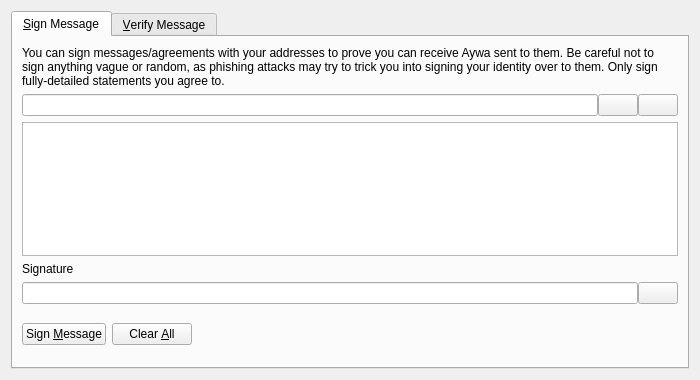
<?xml version="1.0" encoding="UTF-8"?>
<ui version="4.0">
 <class>SignVerifyMessageDialog</class>
 <widget class="QDialog" name="SignVerifyMessageDialog">
  <property name="geometry">
   <rect>
    <x>0</x>
    <y>0</y>
    <width>700</width>
    <height>380</height>
   </rect>
  </property>
  <property name="windowTitle">
   <string>Signatures - Sign / Verify a Message</string>
  </property>
  <property name="modal">
   <bool>true</bool>
  </property>
  <layout class="QVBoxLayout" name="verticalLayout">
   <item>
    <widget class="QTabWidget" name="tabWidget">
     <property name="currentIndex">
      <number>0</number>
     </property>
     <widget class="QWidget" name="tabSignMessage">
      <attribute name="title">
       <string>&amp;Sign Message</string>
      </attribute>
      <layout class="QVBoxLayout" name="verticalLayout_SM">
       <item>
        <widget class="QLabel" name="infoLabel_SM">
         <property name="text">
          <string>You can sign messages/agreements with your addresses to prove you can receive Aywa sent to them. Be careful not to sign anything vague or random, as phishing attacks may try to trick you into signing your identity over to them. Only sign fully-detailed statements you agree to.</string>
         </property>
         <property name="textFormat">
          <enum>Qt::PlainText</enum>
         </property>
         <property name="wordWrap">
          <bool>true</bool>
         </property>
        </widget>
       </item>
       <item>
        <layout class="QHBoxLayout" name="horizontalLayout_1_SM">
         <property name="spacing">
          <number>0</number>
         </property>
         <item>
          <widget class="QValidatedLineEdit" name="addressIn_SM">
           <property name="toolTip">
            <string>The Aywa address to sign the message with</string>
           </property>
          </widget>
         </item>
         <item>
          <widget class="QPushButton" name="addressBookButton_SM">
           <property name="toolTip">
            <string>Choose previously used address</string>
           </property>
           <property name="text">
            <string/>
           </property>
           <property name="shortcut">
            <string>Alt+A</string>
           </property>
           <property name="autoDefault">
            <bool>false</bool>
           </property>
          </widget>
         </item>
         <item>
          <widget class="QPushButton" name="pasteButton_SM">
           <property name="toolTip">
            <string>Paste address from clipboard</string>
           </property>
           <property name="text">
            <string/>
           </property>
           <property name="shortcut">
            <string>Alt+P</string>
           </property>
           <property name="autoDefault">
            <bool>false</bool>
           </property>
          </widget>
         </item>
        </layout>
       </item>
       <item>
        <widget class="QPlainTextEdit" name="messageIn_SM">
         <property name="toolTip">
          <string>Enter the message you want to sign here</string>
         </property>
        </widget>
       </item>
       <item>
        <widget class="QLabel" name="signatureLabel_SM">
         <property name="text">
          <string>Signature</string>
         </property>
         <property name="textFormat">
          <enum>Qt::PlainText</enum>
         </property>
        </widget>
       </item>
       <item>
        <layout class="QHBoxLayout" name="horizontalLayout_2_SM">
         <property name="spacing">
          <number>0</number>
         </property>
         <item>
          <widget class="QLineEdit" name="signatureOut_SM">
           <property name="font">
            <font>
             <italic>true</italic>
            </font>
           </property>
           <property name="readOnly">
            <bool>true</bool>
           </property>
          </widget>
         </item>
         <item>
          <widget class="QPushButton" name="copySignatureButton_SM">
           <property name="toolTip">
            <string>Copy the current signature to the system clipboard</string>
           </property>
           <property name="text">
            <string/>
           </property>
           <property name="autoDefault">
            <bool>false</bool>
           </property>
          </widget>
         </item>
        </layout>
       </item>
       <item>
        <layout class="QHBoxLayout" name="horizontalLayout_3_SM">
         <item>
          <widget class="QPushButton" name="signMessageButton_SM">
           <property name="toolTip">
            <string>Sign the message to prove you own this Aywa address</string>
           </property>
           <property name="text">
            <string>Sign &amp;Message</string>
           </property>
           <property name="autoDefault">
            <bool>false</bool>
           </property>
          </widget>
         </item>
         <item>
          <widget class="QPushButton" name="clearButton_SM">
           <property name="toolTip">
            <string>Reset all sign message fields</string>
           </property>
           <property name="text">
            <string>Clear &amp;All</string>
           </property>
           <property name="autoDefault">
            <bool>false</bool>
           </property>
          </widget>
         </item>
         <item>
          <spacer name="horizontalSpacer_1_SM">
           <property name="orientation">
            <enum>Qt::Horizontal</enum>
           </property>
           <property name="sizeHint" stdset="0">
            <size>
             <width>40</width>
             <height>48</height>
            </size>
           </property>
          </spacer>
         </item>
         <item>
          <widget class="QLabel" name="statusLabel_SM">
           <property name="font">
            <font>
             <weight>75</weight>
             <bold>true</bold>
            </font>
           </property>
           <property name="text">
            <string/>
           </property>
           <property name="wordWrap">
            <bool>true</bool>
           </property>
          </widget>
         </item>
         <item>
          <spacer name="horizontalSpacer_2_SM">
           <property name="orientation">
            <enum>Qt::Horizontal</enum>
           </property>
           <property name="sizeHint" stdset="0">
            <size>
             <width>40</width>
             <height>48</height>
            </size>
           </property>
          </spacer>
         </item>
        </layout>
       </item>
      </layout>
     </widget>
     <widget class="QWidget" name="tabVerifyMessage">
      <attribute name="title">
       <string>&amp;Verify Message</string>
      </attribute>
      <layout class="QVBoxLayout" name="verticalLayout_VM">
       <item>
        <widget class="QLabel" name="infoLabel_VM">
         <property name="text">
          <string>Enter the receiver's address, message (ensure you copy line breaks, spaces, tabs, etc. exactly) and signature below to verify the message. Be careful not to read more into the signature than what is in the signed message itself, to avoid being tricked by a man-in-the-middle attack. Note that this only proves the signing party receives with the address, it cannot prove sendership of any transaction!</string>
         </property>
         <property name="textFormat">
          <enum>Qt::PlainText</enum>
         </property>
         <property name="alignment">
          <set>Qt::AlignLeading|Qt::AlignLeft|Qt::AlignTop</set>
         </property>
         <property name="wordWrap">
          <bool>true</bool>
         </property>
        </widget>
       </item>
       <item>
        <layout class="QHBoxLayout" name="horizontalLayout_1_VM">
         <property name="spacing">
          <number>0</number>
         </property>
         <item>
          <widget class="QValidatedLineEdit" name="addressIn_VM">
           <property name="toolTip">
            <string>The Aywa address the message was signed with</string>
           </property>
          </widget>
         </item>
         <item>
          <widget class="QPushButton" name="addressBookButton_VM">
           <property name="toolTip">
            <string>Choose previously used address</string>
           </property>
           <property name="text">
            <string/>
           </property>
           <property name="shortcut">
            <string>Alt+A</string>
           </property>
           <property name="autoDefault">
            <bool>false</bool>
           </property>
          </widget>
         </item>
        </layout>
       </item>
       <item>
        <widget class="QPlainTextEdit" name="messageIn_VM"/>
       </item>
       <item>
        <widget class="QValidatedLineEdit" name="signatureIn_VM"/>
       </item>
       <item>
        <layout class="QHBoxLayout" name="horizontalLayout_2_VM">
         <item>
          <widget class="QPushButton" name="verifyMessageButton_VM">
           <property name="toolTip">
            <string>Verify the message to ensure it was signed with the specified Aywa address</string>
           </property>
           <property name="text">
            <string>Verify &amp;Message</string>
           </property>
           <property name="autoDefault">
            <bool>false</bool>
           </property>
          </widget>
         </item>
         <item>
          <widget class="QPushButton" name="clearButton_VM">
           <property name="toolTip">
            <string>Reset all verify message fields</string>
           </property>
           <property name="text">
            <string>Clear &amp;All</string>
           </property>
           <property name="autoDefault">
            <bool>false</bool>
           </property>
          </widget>
         </item>
         <item>
          <spacer name="horizontalSpacer_1_VM">
           <property name="orientation">
            <enum>Qt::Horizontal</enum>
           </property>
           <property name="sizeHint" stdset="0">
            <size>
             <width>40</width>
             <height>48</height>
            </size>
           </property>
          </spacer>
         </item>
         <item>
          <widget class="QLabel" name="statusLabel_VM">
           <property name="font">
            <font>
             <weight>75</weight>
             <bold>true</bold>
            </font>
           </property>
           <property name="text">
            <string/>
           </property>
           <property name="wordWrap">
            <bool>true</bool>
           </property>
          </widget>
         </item>
         <item>
          <spacer name="horizontalSpacer_2_VM">
           <property name="orientation">
            <enum>Qt::Horizontal</enum>
           </property>
           <property name="sizeHint" stdset="0">
            <size>
             <width>40</width>
             <height>48</height>
            </size>
           </property>
          </spacer>
         </item>
        </layout>
       </item>
      </layout>
     </widget>
    </widget>
   </item>
  </layout>
 </widget>
 <customwidgets>
  <customwidget>
   <class>QValidatedLineEdit</class>
   <extends>QLineEdit</extends>
   <header>qvalidatedlineedit.h</header>
  </customwidget>
 </customwidgets>
 <resources>
  <include location="../aywa.qrc"/>
 </resources>
 <connections/>
</ui>
